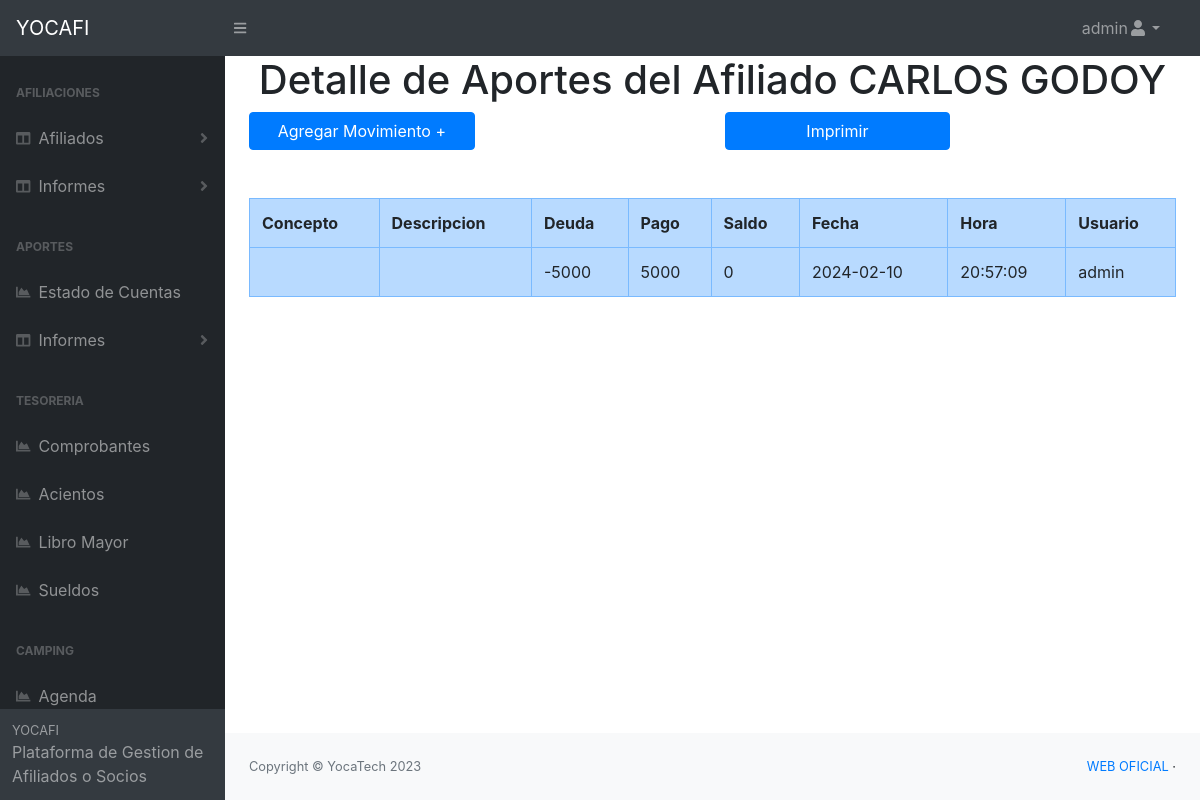
The page /pages/ver_detalle.php?id=5 (signed in) on the database as committed earlier.
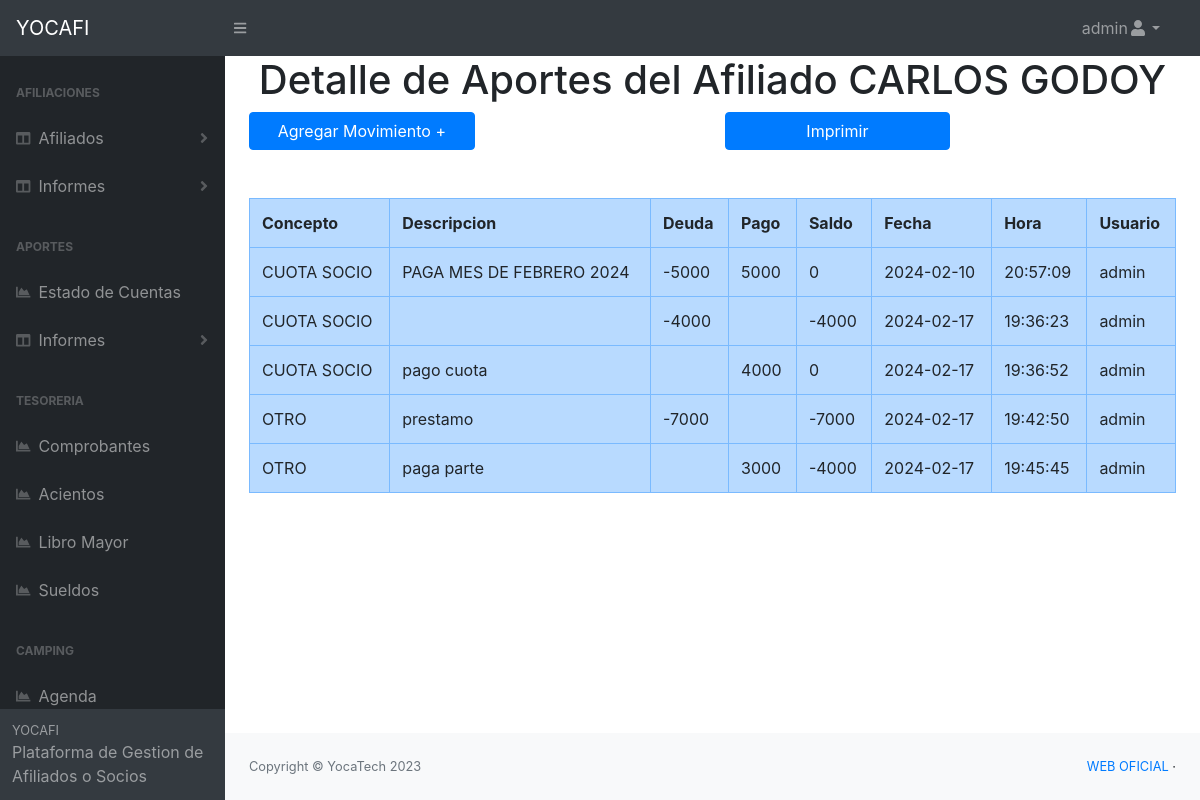
The same page on the database as committed later.
### tables this page shows
CREATE TABLE `afiliado_titular` (
  `id` int(11) NOT NULL,
  `nombre` text NOT NULL,
  `apellido` text NOT NULL,
  `dni` text NOT NULL,
  `fecha_nacimiento` date NOT NULL,
  `domicilio` text NOT NULL,
  `telefono` text NOT NULL,
  `email` text DEFAULT NULL,
  `departamento` text NOT NULL,
  `estado_civil` text NOT NULL,
  `genero` text NOT NULL,
  `tipo_socio` text NOT NULL,
  `servicio_salud` varchar(10) NOT NULL,
  `socio_vitalicio` varchar(10) NOT NULL,
  `padron` text NOT NULL,
  `sector_laboral` text NOT NULL,
  `fecha_carga` date DEFAULT NULL,
  `hora_carga` time DEFAULT NULL,
  `usuario_carga` text NOT NULL,
  `estado` text DEFAULT NULL,
  `fecha_estado` date DEFAULT NULL,
  `hora_estado` time DEFAULT NULL,
  `usuario_estado` text DEFAULT NULL,
  `fecha_baja` date DEFAULT NULL,
  `hora_baja` time DEFAULT NULL,
  `usuario_baja` text DEFAULT NULL,
  `fecha_edicion` date DEFAULT NULL,
  `hora_edicion` time DEFAULT NULL,
  `usuario_edita` text DEFAULT NULL
);

CREATE TABLE `aportes` (
  `id` int(11) NOT NULL,
  `id_titular` int(11) NOT NULL,
  `concepto` text DEFAULT NULL,
  `descripcion` text DEFAULT NULL,
  `deuda` int(11) DEFAULT NULL,
  `pago` int(11) DEFAULT NULL,
  `saldo` int(11) NOT NULL,
  `fecha_carga` date NOT NULL DEFAULT current_timestamp(),
  `hora_carga` time NOT NULL DEFAULT current_timestamp(),
  `usuario_carga` varchar(50) NOT NULL
);

### pages/ver_detalle.php (the view, shortened to what this page needs)
<?php
    require 'conexion.php';
    $usuario = $_SESSION['usuario'];
    $tipo_usuario = $_SESSION['tipo_usuario'];
    $ficha=$_GET['id'];
    $sql = "SELECT * FROM afiliado_titular WHERE id='$ficha'";
    $resultado = $mysqli->query($sql);
    while ($row = $resultado->fetch_assoc()) {
        $nombre_titular=$row['nombre'].' '.$row['apellido'];
    }
    $sql2 = "SELECT * FROM aportes WHERE id_titular='$ficha'";
    $resultado2 = $mysqli->query($sql2);
?>
<?php
    include "header.php";
?>
    <body class="sb-nav-fixed">
    <?php
    include "nav_principal.php";
    ?>
        <div id="layoutSidenav">
           <?php
           include "inc_nav.php";
           ?>
            <div id="layoutSidenav_content">
    <main>
                    <h1 class="text-center">Detalle de Aportes del Afiliado <?php echo $nombre_titular; ?></h1>
                    <div class="container">
                        <div class="row">
                            <div class='col'>
                            <a href="nuevo_aporte.php?id=<?php echo $ficha; ?>"class='btn btn-primary col-6'>Agregar Movimiento +</a>
                            </div>
                            <div class='col'>
                            <a href="#"class='btn btn-primary col-6'>Imprimir</a>
                            </div>
                        </div>
                    </div>
 <div class="container mt-5">
  <table class="table table-bordered table-primary">
    <tr>
        <th>Concepto</th>
        <th>Descripcion</th>
        <th>Deuda</th>
        <th>Pago</th>
        <th>Saldo</th>
        <th>Fecha</th>
        <th>Hora</th>
        <th>Usuario</th>
    </tr>
    <?php while ($row2 = $resultado2->fetch_assoc()) { ?>
    <tr>
        <td><?php echo $row2['concepto']; ?></td>
        <td><?php echo $row2['descripcion']; ?></td>
        <td><?php echo $row2['deuda']; ?></td>
        <td><?php echo $row2['pago']; ?></td>
        <td><?php echo $row2['saldo']; ?></td>
        <td><?php echo $row2['fecha_carga']; ?></td>
        <td><?php echo $row2['hora_carga']; ?></td>
        <td><?php echo $row2['usuario_carga']; ?></td>
    </tr>
    <?php } ?>
  </table>
</div>
                </main>
                <?php
                    include "footer.php";
                ?>
            </div>
        </div>
    </body>
</html>

### pages/header.php (shortened to what this page needs)
<!DOCTYPE html>
<html lang="es">
    <head>
        <link rel="stylesheet" type="" href="../bootstrap/css/bootstrap.min.css">
        <link rel="stylesheet" type="" href="../css/estilos.css">
        <link href="../css/styles.css" rel="stylesheet" />
        <link href="https://cdn.datatables.net/1.10.20/css/dataTables.bootstrap4.min.css" rel="stylesheet" />
    <link rel="stylesheet" href="https://stackpath.bootstrapcdn.com/bootstrap/4.4.1/css/bootstrap.min.css">
<link rel="stylesheet" type="text/css" href="https://cdn.datatables.net/v/bs4/dt-1.10.20/datatables.min.css"/>
<link rel="stylesheet" type="text/css" href="https://cdn.datatables.net/responsive/2.2.3/css/responsive.dataTables.min.css">
    <link rel="stylesheet" type="" href="../bootstrap/css/bootstrap.min.css">
    <link rel="stylesheet" type="" href="../css/estilos.css">
    <link href="../css/styles.css" rel="stylesheet" />
    <link href="https://cdn.datatables.net/1.10.20/css/dataTables.bootstrap4.min.css" rel="stylesheet" />
	</head>

### pages/nav_principal.php (shortened to what this page needs)
<nav class="sb-topnav navbar navbar-expand navbar-dark bg-dark">
            <a class="navbar-brand" href="principal.php">YOCAFI</a><button class="btn btn-link btn-sm order-1 order-lg-0" id="sidebarToggle" href="#"><i class="fas fa-bars"></i></button
			>
            <ul class="navbar-nav ml-auto mr-0 mr-md-3 my-2 my-md-0">
                <li class="nav-item dropdown">
                    <a class="nav-link dropdown-toggle" id="userDropdown" href="#" role="button" data-toggle="dropdown" aria-haspopup="true" aria-expanded="false"><?php echo $usuario; ?><i class="fas fa-user fa-fw"></i></a>
				</li>
			</ul>
		</nav>

### pages/inc_nav.php (shortened to what this page needs)
<div id="layoutSidenav_nav">
               <nav class="sb-sidenav accordion sb-sidenav-dark" id="sidenavAccordion">
                   <div class="sb-sidenav-menu">
                       <div class="nav">
						<?php if($tipo_usuario == 1) { ?>
							<div class="sb-sidenav-menu-heading">Afiliaciones</div>
								<a class="nav-link collapsed" href="#" data-toggle="collapse" 						data-target="#afiliaciones" aria-expanded="false" aria-controls="afiliaciones">
									<div class="sb-nav-link-icon"><i class="fas fa-columns"></i></div>
                               		Afiliados
                               		<div class="sb-sidenav-collapse-arrow"><i class="fas fa-angle-down"></i></div>
								</a>
									<a class="nav-link collapsed" href="#" data-toggle="collapse" 						data-target="#informes" aria-expanded="false" aria-controls="informes">
									<div class="sb-nav-link-icon"><i class="fas fa-columns"></i></div>
                               		Informes
                               		<div class="sb-sidenav-collapse-arrow"><i class="fas fa-angle-down"></i></div>
								</a>
							<div class="sb-sidenav-menu-heading">Aportes</div>
                            <a class="nav-link" href="estados_cuentas.php"
						><div class="sb-nav-link-icon"><i class="fas fa-chart-area"></i></div>
						Estado de Cuentas</a>
						<a class="nav-link collapsed" href="#" data-toggle="collapse" 						data-target="#informes" aria-expanded="false" aria-controls="informes">
									<div class="sb-nav-link-icon"><i class="fas fa-columns"></i></div>
                               		Informes
                               		<div class="sb-sidenav-collapse-arrow"><i class="fas fa-angle-down"></i></div>
								</a>
						<div class="sb-sidenav-menu-heading">Tesoreria</div>
						<a class="nav-link" href="comprobantes.php"
						><div class="sb-nav-link-icon"><i class="fas fa-chart-area"></i></div>
						Comprobantes</a>
                            <a class="nav-link" href="contabilidad.php"
						><div class="sb-nav-link-icon"><i class="fas fa-chart-area"></i></div>
						Acientos</a>
						<a class="nav-link" href="libro_mayor.php"
						><div class="sb-nav-link-icon"><i class="fas fa-chart-area"></i></div>
						Libro Mayor</a>
						<a class="nav-link" href="liquidacion_sueldos.php"
						><div class="sb-nav-link-icon"><i class="fas fa-chart-area"></i></div>
						Sueldos</a>
						<div class="sb-sidenav-menu-heading">Camping</div>
                            <a class="nav-link" href="agenda_camping.php"
						><div class="sb-nav-link-icon"><i class="fas fa-chart-area"></i></div>
						Agenda</a>
						<?php } ?>
					</div>
				</div>
       	        <div class="sb-sidenav-footer">
                       <div class="small">YOCAFI</div>
                       Plataforma de Gestion de Afiliados o Socios
				</div>
			</nav>
		</div>

### pages/footer.php
<footer class="py-4 bg-light mt-auto">
                    <div class="container-fluid">
                        <div class="d-flex align-items-center justify-content-between small">
                            <div class="text-muted">Copyright &copy; YocaTech 2023</div>
                            <div>
                                <a href="http://www.yocatech.com">WEB OFICIAL</a>
                                &middot;
							</div>
						</div>
					</div>
				</footer>

Rows that differ between the two databases and show on the page:
changed aportes: concepto (not shown) → "CUOTA SOCIO"; descripcion (not shown) → "PAGA MES DE FEBRERO 2024"
added aportes: concepto "CUOTA SOCIO", deuda "-4000", saldo "-4000", fecha_carga "2024-02-17", hora_carga "19:36:23", usuario_carga "admin"
added aportes: concepto "CUOTA SOCIO", descripcion "pago cuota", pago "4000", saldo "0", fecha_carga "2024-02-17", hora_carga "19:36:52", usuario_carga "admin"
added aportes: concepto "OTRO", descripcion "prestamo", deuda "-7000", saldo "-7000", fecha_carga "2024-02-17", hora_carga "19:42:50", usuario_carga "admin"
added aportes: concepto "OTRO", descripcion "paga parte", pago "3000", saldo "-4000", fecha_carga "2024-02-17", hora_carga "19:45:45", usuario_carga "admin"
